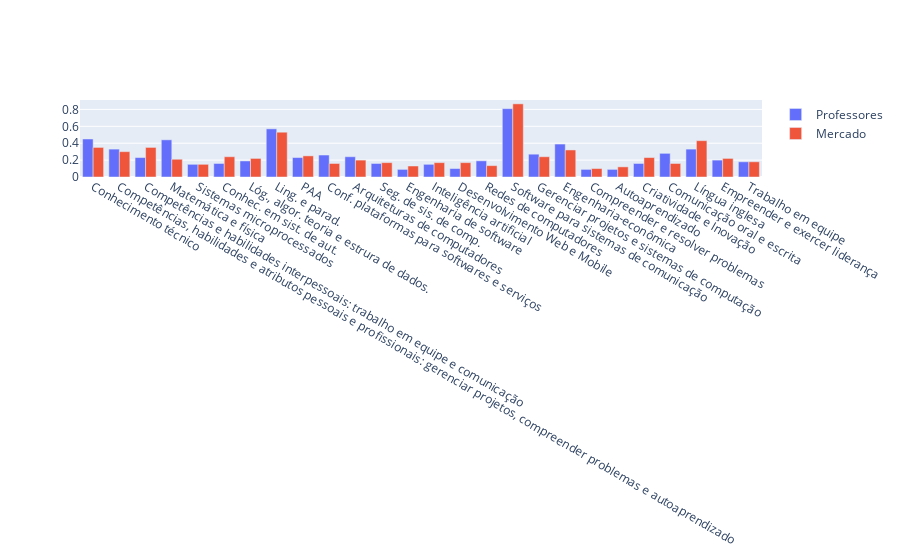

Write notebook code for a chart like this one.
### Markdown cell above
### Plot da diferença entre os professores e o mercado

### Code cell
from modules import Plot

Plot.grouped_bar_plot(
    list(visao_mercado.keys()),
    ('Professores','Mercado'),
    ( list(visao_mercado.values()), list(visao_professores.values())))

### Figure 1 — Plotly figure (JSON) as saved in the notebook; plotly's stock layout.template omitted (floating-point values rounded to 4 significant figures)
{"data": [{"name": "Professores", "type": "bar", "x": ["Conhecimento técnico", "Competências, habilidades e atributos pessoais e profissionais: gerenciar projetos, compreender problemas e autoaprendizado", "Competências e habilidades interpessoais: trabalho em equipe e comunicação", "Matemática e física", "Sistemas microprocessados", "Conhec. em sist. de aut.", "Lóg., algor. teoria e estrura de dados.", "Ling. e parad.", "PAA", "Conf. plataformas para softwares e serviços", "Arquiteturas de computadores", "Seg. de sis. de comp.", "Engenharia de software", "Inteligência artificial", "Desenvolvimento Web e Mobile", "Redes de computadores", "Software para sistemas de comunicação", "Gerenciar projetos e sistemas de computação", "Engenharia-econômica", "Compreender e resolver problemas", "Autoaprendizado", "Criatividade e Inovação", "Comunicação oral e escrita", "Língua inglesa", "Empreender e exercer liderança", "Trabalho em equipe"], "y": [0.45, 0.33, 0.23, 0.44, 0.15, 0.16, 0.19, 0.57, 0.23, 0.26, 0.24, 0.16, 0.09, 0.15, 0.1, 0.1913, 0.8087, 0.27, 0.39, 0.09, 0.09, 0.16, 0.28, 0.33, 0.2, 0.18]}, {"name": "Mercado", "type": "bar", "x": ["Conhecimento técnico", "Competências, habilidades e atributos pessoais e profissionais: gerenciar projetos, compreender problemas e autoaprendizado", "Competências e habilidades interpessoais: trabalho em equipe e comunicação", "Matemática e física", "Sistemas microprocessados", "Conhec. em sist. de aut.", "Lóg., algor. teoria e estrura de dados.", "Ling. e parad.", "PAA", "Conf. plataformas para softwares e serviços", "Arquiteturas de computadores", "Seg. de sis. de comp.", "Engenharia de software", "Inteligência artificial", "Desenvolvimento Web e Mobile", "Redes de computadores", "Software para sistemas de comunicação", "Gerenciar projetos e sistemas de computação", "Engenharia-econômica", "Compreender e resolver problemas", "Autoaprendizado", "Criatividade e Inovação", "Comunicação oral e escrita", "Língua inglesa", "Empreender e exercer liderança", "Trabalho em equipe"], "y": [0.35, 0.3, 0.35, 0.21, 0.15, 0.24, 0.22, 0.53, 0.25, 0.16, 0.2, 0.17, 0.13, 0.17, 0.17, 0.1344, 0.8656, 0.24, 0.32, 0.1, 0.12, 0.23, 0.16, 0.43, 0.22, 0.18]}], "layout": {"barmode": "group"}}
